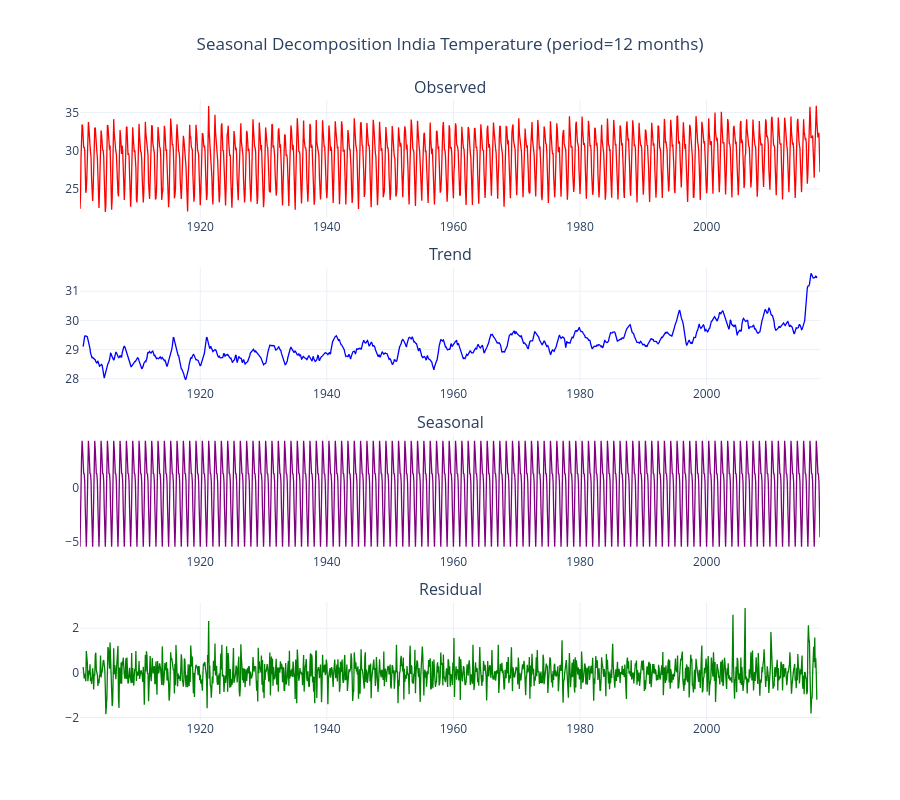

Notebook source saved alongside this figure:
### Code cell
from statsmodels.tsa.seasonal import seasonal_decompose
decomp = seasonal_decompose(df['TEMPERATURE'], model='additive', period=12)
components = {
    'Observed':  decomp.observed,
    'Trend':     decomp.trend,
    'Seasonal':  decomp.seasonal,
    'Residual':  decomp.resid
}
colors = ['Red', 'Blue', 'Purple', 'Green']
fig = make_subplots(rows=4, cols=1, subplot_titles=list(components.keys()), vertical_spacing=0.08)
for i, ((name, data), color) in enumerate(zip(components.items(), colors), 1):
    fig.add_trace(go.Scatter(x=data.index, y=data.values, mode='lines', name=name,
        line=dict(color=color,  width=1.3)), row=i, col=1)
fig.update_layout(
    title={'text': 'Seasonal Decomposition India Temperature (period=12 months)','x': 0.5},
    template='plotly_white', paper_bgcolor='white', plot_bgcolor='white',
    showlegend=False, height=800
)
fig.show()

### Figure 1 — Plotly figure (JSON) as saved in the notebook; plotly's stock layout.template omitted (floating-point values rounded to 4 significant figures; data arrays with more than 128 entries replaced by an {"elided": "..."} marker saying what was removed)
{"data": [{"line": {"color": "Red", "width": 1.3}, "mode": "lines", "name": "Observed", "type": "scatter", "x": {"elided": "1404 str values"}, "xaxis": "x", "y": {"elided": "1404 float values"}, "yaxis": "y"}, {"line": {"color": "Blue", "width": 1.3}, "mode": "lines", "name": "Trend", "type": "scatter", "x": {"elided": "1404 str values"}, "xaxis": "x2", "y": {"elided": "1404 float values"}, "yaxis": "y2"}, {"line": {"color": "Purple", "width": 1.3}, "mode": "lines", "name": "Seasonal", "type": "scatter", "x": {"elided": "1404 str values"}, "xaxis": "x3", "y": {"elided": "1404 float values"}, "yaxis": "y3"}, {"line": {"color": "Green", "width": 1.3}, "mode": "lines", "name": "Residual", "type": "scatter", "x": {"elided": "1404 str values"}, "xaxis": "x4", "y": {"elided": "1404 float values"}, "yaxis": "y4"}], "layout": {"annotations": [{"font": {"size": 16}, "showarrow": false, "text": "Observed", "x": 0.5, "xanchor": "center", "xref": "paper", "y": 1, "yanchor": "bottom", "yref": "paper"}, {"font": {"size": 16}, "showarrow": false, "text": "Trend", "x": 0.5, "xanchor": "center", "xref": "paper", "y": 0.73, "yanchor": "bottom", "yref": "paper"}, {"font": {"size": 16}, "showarrow": false, "text": "Seasonal", "x": 0.5, "xanchor": "center", "xref": "paper", "y": 0.46, "yanchor": "bottom", "yref": "paper"}, {"font": {"size": 16}, "showarrow": false, "text": "Residual", "x": 0.5, "xanchor": "center", "xref": "paper", "y": 0.19, "yanchor": "bottom", "yref": "paper"}], "height": 800, "paper_bgcolor": "white", "plot_bgcolor": "white", "showlegend": false, "title": {"text": "Seasonal Decomposition India Temperature (period=12 months)", "x": 0.5}, "xaxis": {"anchor": "y", "domain": [0, 1]}, "xaxis2": {"anchor": "y2", "domain": [0, 1]}, "xaxis3": {"anchor": "y3", "domain": [0, 1]}, "xaxis4": {"anchor": "y4", "domain": [0, 1]}, "yaxis": {"anchor": "x", "domain": [0.81, 1]}, "yaxis2": {"anchor": "x2", "domain": [0.54, 0.73]}, "yaxis3": {"anchor": "x3", "domain": [0.27, 0.46]}, "yaxis4": {"anchor": "x4", "domain": [0, 0.19]}}}
